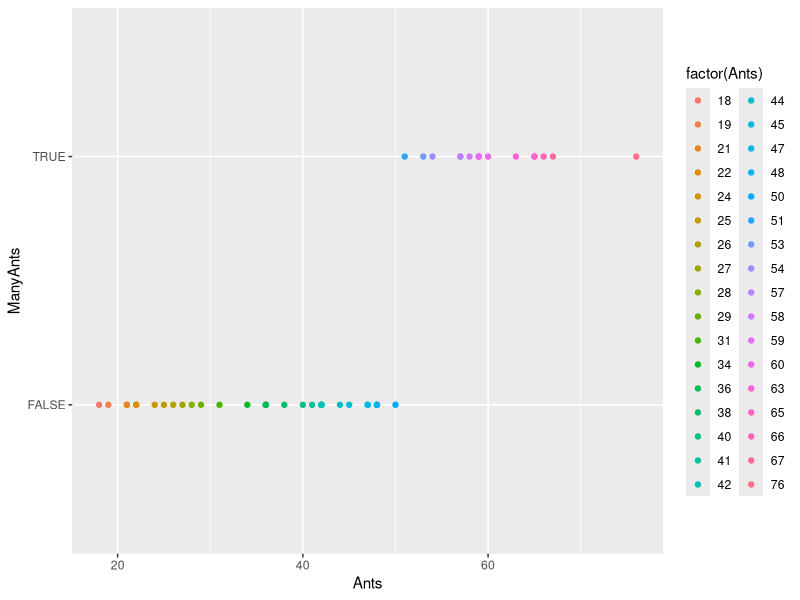

The R source for this figure:
# HOMEWORK 3
# set directory and get data from CSV file, read data into a dataframe
# setwd("C:/Users/rgrogan1/Desktop/AQM2000/Data")
df <- read.csv("Data/SandwichAnts.csv")

df$X <- NULL
df$Trail <- NULL
df$Bread <- as.factor(df$Bread)
df$Filling <- as.factor(df$Filling)
df$Butter <- as.factor(df$Butter)
df$ManyAnts <- df$Ants > 50

set.seed(1234)
n <- nrow(df)
trainingsize <- round(n * 0.6)
trainingcases <- sample(n, trainingsize)
training <- df[trainingcases, ]
test <- df[-trainingcases, ]

model1 <- glm(ManyAnts ~ Filling, data=training, family=binomial()) 
#summary(model1) 

predictions <- predict(model1, test) 
predictionsTF <- predictions > 0.5
observations <- test$ManyAnts
confusion <- table(predictionsTF, observations) 

TP <- confusion[2, 2]
FP <- confusion[1, 2]
TN <- confusion[1, 1]
FN <- confusion[2, 1]

accuracy <- (TP + TN) / (TP + FP + TN + FN)

#error_rate <- sum(predictionsTF != observations)/nrow(test) print(error_rate) 
sensitivity <- TP / (TP + FN)
spesificity <- TN / (TN + FP)
#print(sensitivity) 
#print(spesificity)

model2 <- glm(ManyAnts ~ Butter + Filling + Bread, data=training, family=binomial())
model2 <- step(model2)
summary(model2)

predictions <- predict(model2, test)
predictionsTF <- predictions > 0.5
observations <- test$ManyAnts
confusion <- table(predictionsTF, observations)
print(confusion)

TP <- confusion[2, 2]
FP <- confusion[1, 2]
TN <- confusion[1, 1]
FN <- confusion[2, 1]
  
accuracy <- (TP + TN) / (TP + FP + TN + FN)
print(accuracy)

library(ggplot2)
X11()

ggplot(df, aes(x = Ants, y = ManyAnts, color = factor(Ants))) + geom_point()

Sys.sleep(5)
